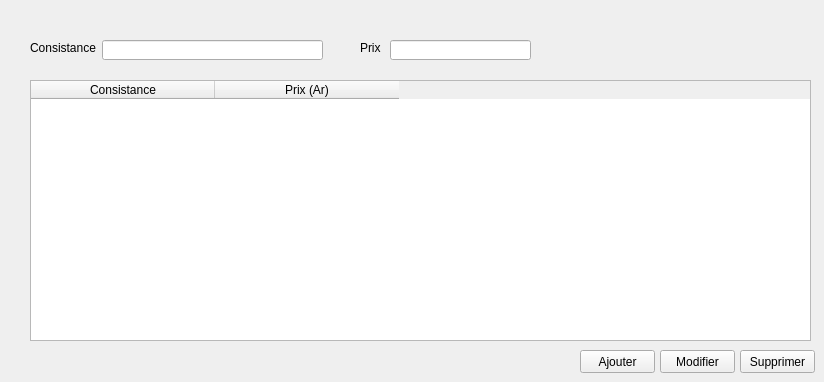
             <widget class="QWidget" name="page_19">
              <widget class="QLabel" name="label_126">
               <property name="geometry">
                <rect>
                 <x>30</x>
                 <y>40</y>
                 <width>71</width>
                 <height>16</height>
                </rect>
               </property>
               <property name="text">
                <string>&lt;html&gt;&lt;head/&gt;&lt;body&gt;&lt;p&gt;Consistance&lt;/p&gt;&lt;/body&gt;&lt;/html&gt;</string>
               </property>
              </widget>
              <widget class="QLineEdit" name="lineEdit_105">
               <property name="geometry">
                <rect>
                 <x>102</x>
                 <y>40</y>
                 <width>221</width>
                 <height>20</height>
                </rect>
               </property>
              </widget>
              <widget class="QLabel" name="label_127">
               <property name="geometry">
                <rect>
                 <x>360</x>
                 <y>40</y>
                 <width>41</width>
                 <height>16</height>
                </rect>
               </property>
               <property name="text">
                <string>&lt;html&gt;&lt;head/&gt;&lt;body&gt;&lt;p&gt;Prix&lt;/p&gt;&lt;/body&gt;&lt;/html&gt;</string>
               </property>
              </widget>
              <widget class="QPushButton" name="pushButton_64">
               <property name="geometry">
                <rect>
                 <x>740</x>
                 <y>350</y>
                 <width>75</width>
                 <height>23</height>
                </rect>
               </property>
               <property name="text">
                <string>Supprimer</string>
               </property>
              </widget>
              <widget class="QLineEdit" name="lineEdit_106">
               <property name="geometry">
                <rect>
                 <x>390</x>
                 <y>40</y>
                 <width>141</width>
                 <height>20</height>
                </rect>
               </property>
              </widget>
              <widget class="QTableWidget" name="tableWidget_22">
               <property name="geometry">
                <rect>
                 <x>30</x>
                 <y>80</y>
                 <width>781</width>
                 <height>261</height>
                </rect>
               </property>
               <attribute name="horizontalHeaderDefaultSectionSize">
                <number>184</number>
               </attribute>
               <column>
                <property name="text">
                 <string notr="true">Consistance</string>
                </property>
               </column>
               <column>
                <property name="text">
                 <string notr="true">Prix (Ar)</string>
                </property>
               </column>
              </widget>
              <widget class="QPushButton" name="pushButton_65">
               <property name="geometry">
                <rect>
                 <x>660</x>
                 <y>350</y>
                 <width>75</width>
                 <height>23</height>
                </rect>
               </property>
               <property name="text">
                <string>Modifier</string>
               </property>
              </widget>
              <widget class="QPushButton" name="pushButton_66">
               <property name="geometry">
                <rect>
                 <x>580</x>
                 <y>350</y>
                 <width>75</width>
                 <height>23</height>
                </rect>
               </property>
               <property name="text">
                <string>Ajouter</string>
               </property>
              </widget>
             </widget>
